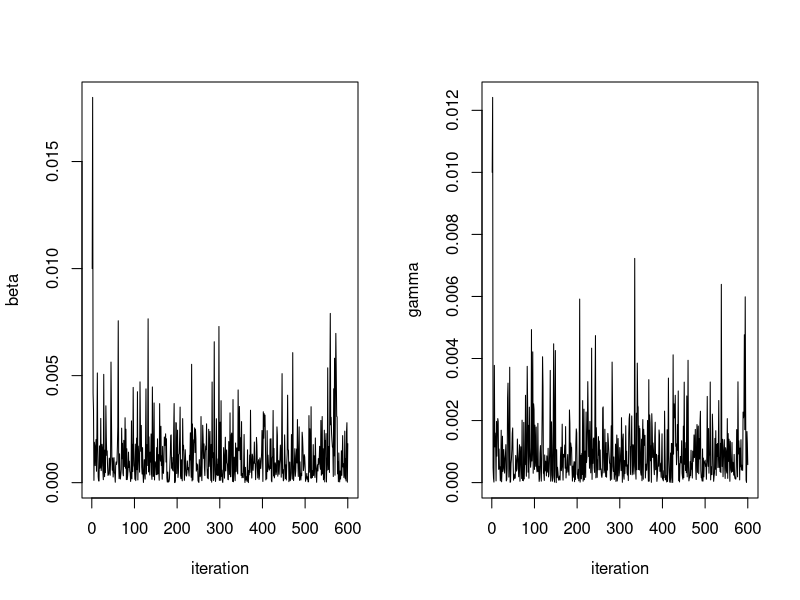
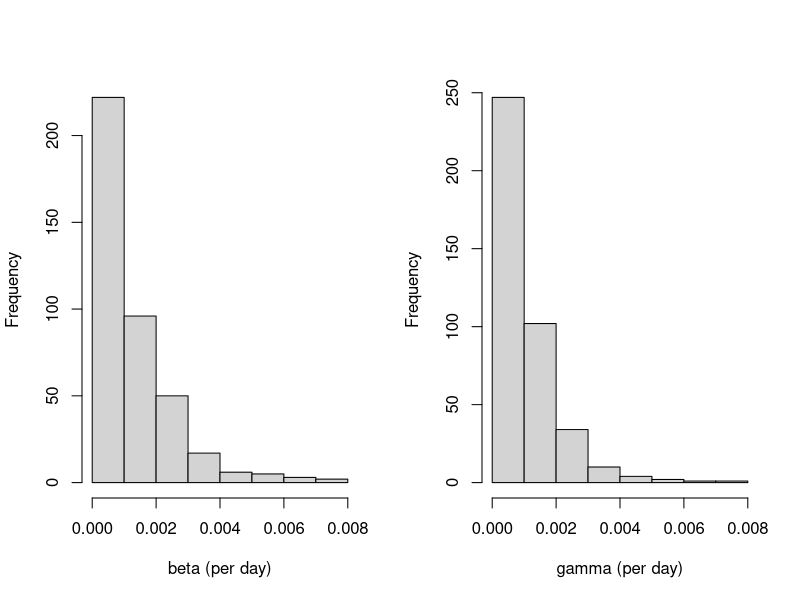
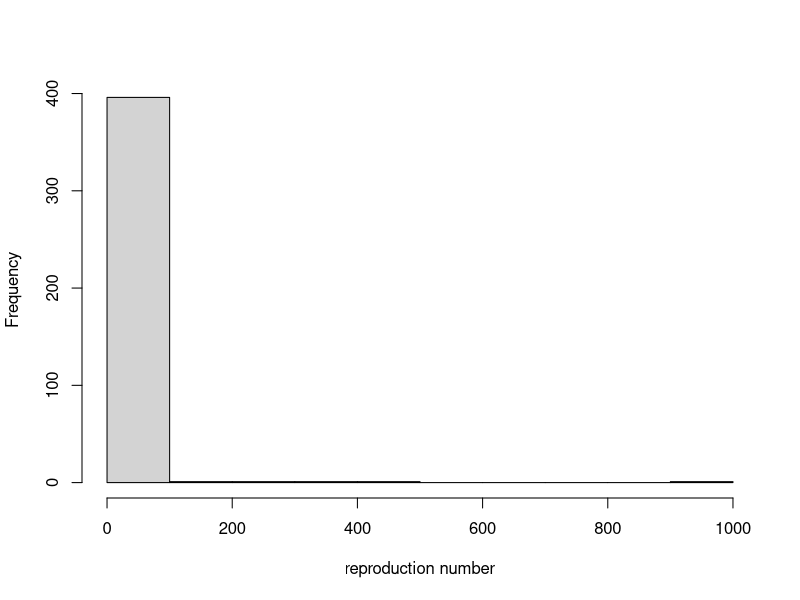

Reproduce these figures in R, in order.
# This source code contains the main program (sampleSIR.R) and
# all required subroutines.
# Last updated July 12, 2015/KA

######################
# (1) Program readdata
######################
readdata = function(){
# July 16, 2012/KA
#
# This function outputs the Abakaliki smallpox data.
# The data points are time intervals (days) between the 
# detection of cases. There were 30 cases altogether, including
# the index case, so there are 29 time intervals.

# The observed data as time intervals (in days) between the removals
return(c(13,7,2,3,0,0,1,4,5,3,2,0,2,0,5,3,1,4,0,1,1,1,2,0,1,5,0,5,5))

}


##########################
# (2) Program removaltimes
##########################
removaltimes = function(intervals){
# July 16, 2012/KA
#
# This function outputs the removal times, based on 
# the observed time intervals between the removals. 

# N.B. The time origin (infection time of the index case) and 
#      the removal time of the index case are specific choices
#      pertaining to the Abakaliki smallpox data (cf. the intructions
#      to this exercise)
#
# INPUT intervals = time intervals between removals 

# Reserved space for removal times
n_intervals  = length(intervals)
remtimes     = rep(0,n_intervals+1)

# Model assumption: the removal in the index case occurred at day 14;
#                   the time origin will at day 0 = the day of infection
#                   of the index case
remtimes[1]   = 14

# Calculate the removal times for cases 2,...,30
remtimes[2:(n_intervals+1)] = remtimes[1] + cumsum(intervals)

# The output
return(remtimes) # all removal times 

}


############################
# (3) Program initializedata
############################
initializedata = function(remtimes){
# July 16, 2012/KA
#
# This function initializes the complete data for the
# general epidemic model with observed removal times. 
# The complete data contains infection and removal times 
# of the 'n' individuals that were infected during the oubreak.
#
# For each individual, the initial value of the infection 
# time is taken to be halfway between time 0 and the time 
# of removal for the individual.
#
# N.B. There are M-n susceptible individuals that do not
#      acquire infection during the outbreak. These data are
#      not coded in the complete data matrix.
#
# INPUT remtimes        = the removal times as a vector (of length n)
# OUTPUT initializedata = a complete data matrix (nx2 matrix)

# Reserve space the complete data matrix
n            = length(remtimes) # The total number of infected during the outbreak
completedata = matrix(0,n,2)
completedata = as.data.frame(completedata)
colnames(completedata) = c("infectiontime","removaltime")

# The data for the index case is on the first row:
completedata[1,] = c(0,remtimes[1]) # infection at time 0, removal as in the input

# Initialize the infection times for cases 2,...,n
inftimes = rep(0,n)
for (k in 2:n){  
   inftimes[k]      = inftimes[k-1] + (remtimes[k-1]-inftimes[k-1])/2
   completedata[k,] = c(inftimes[k],remtimes[k])
   }

# The output: the complete data matrix
initializedata = completedata;

}



###########################
# (4) Program loglikelihood
###########################
loglikelihood = function(A,M,bet,gam){
# May 28, 2011/KA
#
# This function calculates the value of the log-likelihood.
# The likelihood is based on *individual* histories
# of infection and removal times in the general epidemic model.
# See the lecture notes and the instuctions to this exercise.
#
# INPUT A       = the complete data matrix: a nx2 matrix, including
#                 the infection and removal times for the n infected
#                 individuals in the data
#       M       = the total number of individuals in the community
#       bet,gam = the current iterates of the model parameters
#
# OUTPUT = the value of the log-likelihood.
#
# N.B.     If the complete data matrix is such that
#          the number of infectious or susceptibles is
#          zero during the outbreak, value -Inf is returned.
#          This notifies an impossible realisation in the model.
#
# N.B.     The likelihood function is based on *individual* event-histories.
#          This agrees with the actual augmentation routine (update_inftimes.R),
#          in which unknown *individual* infection times are sampled 
#          conditionally on each individual's removal time.
#
# This subroutine is called by function update_inftimes.R.

# The number of infected individuals during the entire outbreak, including the index case 
n = dim(A)[1]

# 'Recode' the infection and removal times
inftimes = cbind(rep(1,n),A[,1])    # 1 = infection
remtimes = cbind(rep(0,n),A[,2])    # 0 = removal
times    = rbind(inftimes,remtimes) 

# Sort the infection and removal times in ascending order
c     = sort(times[,2],index.return=TRUE);
times = times[c$ix,];

# The indicator vector for infection events
indicator = times[,1]

# The  indices of the infection times
infection = which(indicator==1)

# Reserve space: the numbers of infected at each of the n-1 infections
no_infected        = rep(0,n-1)

#
for (i in 2:n){

# The number of infections before the infection in qustion
ninf = sum(indicator[1:(infection[i]-1)] == 1) 

# The number of removals before the infection in question
nrem = sum(indicator[1:(infection[i]-1)] == 0)

# The number of infected individuals at the time of the infection in question
no_infected[i-1] = ninf-nrem

}

########################################################################
# The log-likeihood contributions: cf. the intructions to this practical
########################################################################

# The log-likelihood contribution from the removals
c1 = (n-1)*log(bet)

# The log-likelihood contribution from the infections
c2 = n*log(gam) + sum(log(no_infected))

# Calculate the contribution of the integral term 
c3 = -gam*totaltime_infected(A) - (bet/M)*totaltime_infpressure(A,M)

# Output: the log-likelihood
return(c1+c2+c3)
 
}



###################################
# (5) Program totaltime_infpressure
###################################
totaltime_infpressure = function(completedata,M){
# July 16, 2012/KA
#
# This function calculates the values of integral 
# int_0^T S(u)I(u)du. This is the total time of
# infectious pressure in the study population. It can also
# interpreted as the total time spent susceptible, weighted
# by the number of infectives.
#
# N.B. This function takes into account also the contribution
#      from the 90 individuals that did not acquire infection
#      during the outbreak.
#
# INPUT completedata = the complete data matrix
#       M            = the total number of individuals
#
# OUTPUT = the value of the integral
#
# This subroutine is called by function update_beta.R.
# This subroutine calls function totaltime_infected.R.

# The number of individuals with infection during the outbreak
Ninf = dim(completedata)[1] 

# The number of individuals the remain suseptible
Nsusc = M-Ninf    

# The infection and removal times 
inftimes = completedata$infectiontime
remtimes = completedata$removaltime

# Initialise the total time of infectious pressure
totaltime = 0

# Calculate the contribution to the total time of infectious pressure
# from those that acquire infection during the outbreak
for (k in 1:Ninf){
 for (j in 1:Ninf){
   t1        = min(remtimes[k],inftimes[j])
   t2        = min(inftimes[k],inftimes[j])
   totaltime = totaltime + (t1-t2)
 }
}


# Add the contribution of all those that remain susceptible throughout
# the outbreak
inftime   = totaltime_infected(completedata) # The total time spent infective
totaltime = totaltime + Nsusc*inftime        #

# The output
return(totaltime)
}

#################################
# (6) Program totaltime_infected
#################################
totaltime_infected = function(completedata){
# July 16, 2012/KA
#
# This function calculates the value of the integral int_0^T I(u)du.
# This is the total time spent infected during the oubreak
# in the study population.
#
# INPUT  completedata  = the complete data matrix
#
# OUTPUT    = the total time spent infected in the study population
#
# This subroutine is called by function update_gamma.R.

# The total sum of the durations of infected periods in the individuals 
return(sum(completedata$removaltime-completedata$infectiontime))

}


#############################
# (7) Program update_inftimes
#############################
update_inftimes = function(completedata,M,bet,gam){
# July 16, 2012/KA
#
# This function updates the unknown infection times
# in the general epidemic model with observed removal times.
# Each of the unknown times is updated separately using
# a Metropolis-Hastings step.
#
# INPUT completedata  = the complete data matrix
#       M             = the total number of individuals
#       bet,gam       = the current iterates of the model parameters
#
# OUTPUT update_times = the updated complete data matrix
#
# This function calls subroutine loglikelihood.R.

# The number of infection times, including the index case
n = length(completedata$infectiontime)

# Iterate over all unknown infection times
for (i in 2:n){

 # The value of the current log-likelihood
 loglikelihood.old = loglikelihood(completedata,M,bet,gam);

 # Propose a new infection time for individual i, uniformly
 # between 0 and the removal time of the individual
 infectiontime.new = runif(1,0,completedata[i,]$removaltime);

 # The modified data matrix: 
 # replace the current infection time with the proposal
 completedata.new                   = completedata;
 completedata.new[i,]$infectiontime = infectiontime.new;
 
 # The value of the log-likelihood under the modified process
 loglikelihood.new = loglikelihood(completedata.new,M,bet,gam);

 # Using the Metrolis-Hastings method, decide if the
 # proposal is accepted 
 if ( log(runif(1,0,1)) < (loglikelihood.new-loglikelihood.old)){
    completedata = completedata.new; # accept 
    }

 # N.B. If the proposal was not accepted, the old complete data
 # matrix will be returned
    
 }

# Return the updated complete data matrix
return(completedata);

}


##########################
# (8) Program update_beta
##########################
update_beta = function(completedata,M){
# July 16, 2012/KA
#
# This function updates parameter 'beta' from its 
# full conditional posterior distribution under
# complete data in the general epidemic model.
#
# INPUT completedata = the complete data matrix
#       M            = the total number of individuals
# 
# OUPUT update_beta  = a Gibbs iterate of parameter 'beta' 
#
# This function calls subroutine totaltime_infpressure.R.
# This function is called by function sampleSIR.R.

# The number of infections, excluding the index case
N.infections = dim(completedata)[1] - 1

# The parameters defining the Beta prior of parameter 'beta'
nu.beta = 0.0001 # 0.0001, 10 
la.beta = 0.0001 # 0.0001, 100

# The parameters of the full conditional (Beta) distribution of parameter 'beta'
al = 1 # YOUR TASK IS TO FILL IN THE CORRECT 'ALPHA PARAMETER' 
       # OF THE FULL CONDITIONAL DISTRIBUTION
be = (1/M)*totaltime_infpressure(completedata,M) + la.beta;

# Draw and return one Gamma(al,be) random variate
return(rgamma(1,al,be))

}

##########################
# (9) Program update_gamma
##########################
update_gamma = function(completedata){
# July 16, 2012/KA
#
# This function updates parameter 'gamma' from its
# full conditional posterior distribution under 
# complete data in the general epidemic model.
#
# INPUT completedata  = the complete data matrix
#
# OUTPUT update_gamma = a Gibbs update of parameter 'gamma'
#
# This function calls routines totaltime_infected.R.
# This function is called by functions sampleSIR.R 

# The number of removals during the outbreak
n = dim(completedata)[1]

# The parameters defining the Beta prior of parameter 'gam'
nu.gam = 0.0001  # 0.0001, 10
la.gam = 0.0001 # 0.0001, 100

# The parameters of the full conditional distribution of parameter 'gam'
al = 1 # YOUR TASK IS TO FILL IN THE CORRECT 'ALPHA PARAMETER' 
       # OF THE FULL CONDITIONAL DISTRIBUTION

be = totaltime_infected(completedata) + la.gam

# Draw and return one Gamma(al,be) random variate
return(rgamma(1,al,be))

}


########################
# (10) Program sampleSIR
########################
sampleSIR = function(remtimes,M,mcmc.size){
# July 16, 2012/KA
#
# This function draws samples from the joint posterior 
# distribution of the two model parameters ('beta' and 'gamma') and 
# the unobserved infection times in the general epidemic model with
# observed removal times.
# 
# The time origin t=0 is taken to be the time when the index
# case becomes infected. The index case's removal time is the
# first one in the input vector 'remtimes'.
#
# The analysis is based on augmenting the set of model unknowns 
# with the unobserved infection times. The infection and removal times
# are implemented as *individual-based* event histories. This affects 
# the choice of the form of the likelihood: see the lecture notes 
# and the instructions to this exercise.
#
# INPUT  remtimes  = the removal times (in ascending order)
#        M         = the total number of individuals in the community
#        mcmc.size = the number of MCMC iterations to be performed
#
# OUTPUT sampleSIR = a (mcmc.size)x2 matrix, the columns including the MCMC 
#                    samples of parameters 'beta' and 'gamma'
#
# This function calls subroutines initializedata.R, update_beta.R, 
# update_gamma.R, and update_inftimes.R.

# (a) Reserve space for the MCMC output
mcmc.samples           = matrix(0,mcmc.size,2); 
mcmc.samples           = as.data.frame(mcmc.samples)
colnames(mcmc.samples) = c("beta","gamma")

# (b) Initialize the model unknowns
bet          = 0.01; # infection rate
gam          = 0.01; # recovery rate
completedata = initializedata(remtimes) # initialize the complete data matrix
                                        # with 2 columns: infection times and
                                        # removal times

# Store the initial values
mcmc.samples[1,]$beta  = bet
mcmc.samples[1,]$gamma = gam

# The MCMC iterations
for (i in 2:mcmc.size){

   # Update the parameters and the unknown infection times 
   bet          = update_beta(completedata,M);            # (c) parameter beta
   gam          = update_gamma(completedata);             # (d) parameter gamma
   completedata = update_inftimes(completedata,M,bet,gam) # (e) unobserved infection times

   # Store the current iterates for 'beta' and 'gamma'
   mcmc.samples[i,]$beta  = bet
   mcmc.samples[i,]$gamma = gam

   }

# Return the MCMC sample of the two model parameters
return(mcmc.samples)

}


#######################################################
#######################################################

# Read in the data and draw the MCMC samples
data        = readdata()
remtimes    = removaltimes(data)
mcmc.size   = 600
mcmc.sample = sampleSIR(remtimes,M=120,mcmc.size)

# Plot the sample paths
par(mfrow=c(1,2))
plot(mcmc.sample$beta,type="l",xlab="iteration",ylab="beta")
plot(mcmc.sample$gam,type="l",xlab="iteration",ylab="gamma")

# Plot the histograms of the posterior distributions after 
# discarding a number of burn-in samples
burnin = 200
retain.sample = mcmc.sample[burnin:mcmc.size,]
hist(retain.sample$beta,xlab="beta (per day)",main=" ")
hist(retain.sample$gam,xlab="gamma (per day)",main=" ")

# Plot the posterior distribution of the 'reproduction number'
par(mfrow=c(1,1))
hist(retain.sample$bet/retain.sample$gam,main="",xlab="reproduction number")
